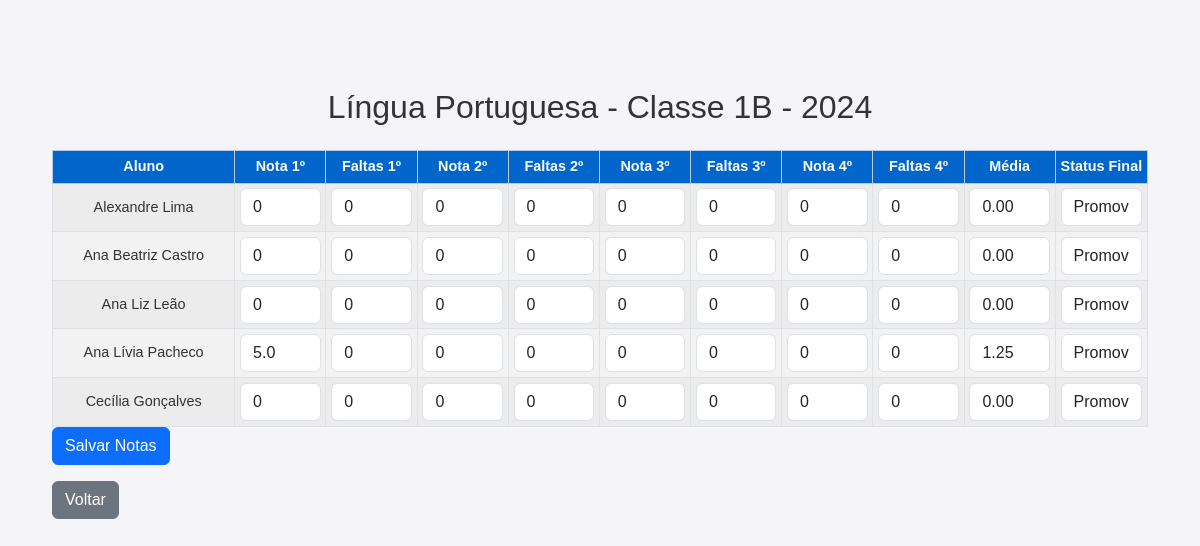
/turma/2/disciplina/2/adicionar_notas/ (signed in), run on an earlier commit of the app's database.
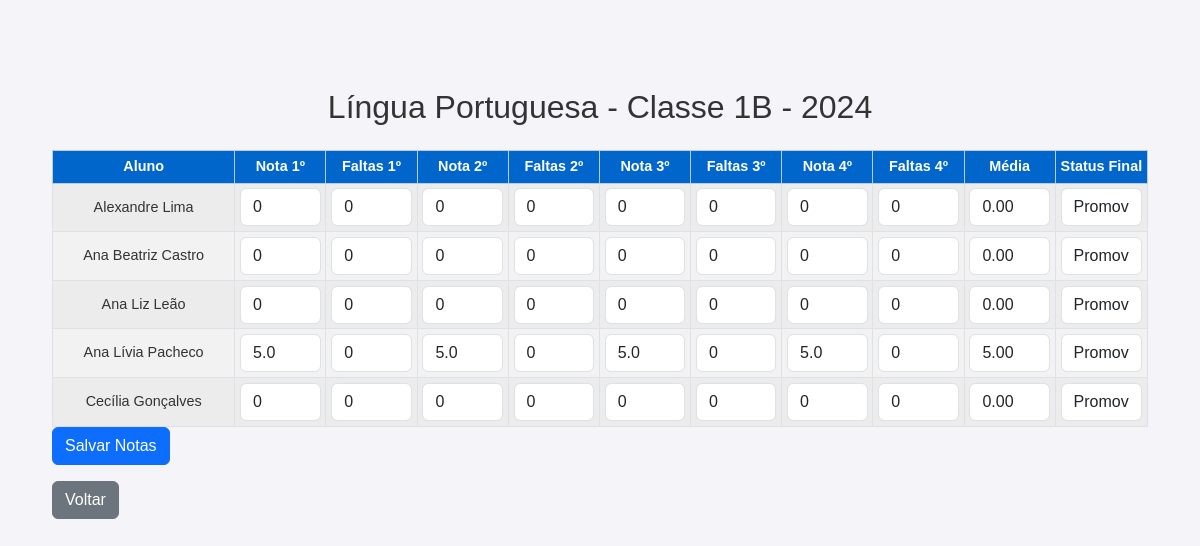
And on a later commit of the database.
### core/models.py (models this page shows, shortened)
class Aluno(models.Model):
    user = models.OneToOneField(User, on_delete=models.CASCADE, related_name='aluno_profile')
    nome = models.CharField(max_length=100)
    rm = models.CharField(max_length=20, unique=True)  # Registro de matrícula único
    ra_rg = models.CharField(max_length=20, blank=True, null=True)  # RA ou RG (opcional)
    data_nascimento = models.DateField()  # Data de nascimento do aluno
    status = models.CharField(
        max_length=11,
        choices=[('ativo', 'Ativo'), ('transferido', 'Transferido'), ('suplente', 'Suplente')],
        default='ativo'
    )
    email_responsavel = models.EmailField(max_length=100, blank=True, null=True)
    telefone_responsavel = models.CharField(max_length=15, blank=True, null=True)

class Nota(models.Model):
    aluno = models.ForeignKey('Aluno', on_delete=models.CASCADE)
    disciplina = models.ForeignKey('Disciplina', on_delete=models.CASCADE)
    nota_bimestre1 = models.FloatField(default=0)
    faltas_bimestre1 = models.IntegerField(default=0)
    nota_bimestre2 = models.FloatField(default=0)
    faltas_bimestre2 = models.IntegerField(default=0)
    nota_bimestre3 = models.FloatField(default=0)
    faltas_bimestre3 = models.IntegerField(default=0)
    nota_bimestre4 = models.FloatField(default=0)
    faltas_bimestre4 = models.IntegerField(default=0)
    media_final = models.FloatField(default=0)
    STATUS_CHOICES = [
        ('P', 'Promovido'),
        ('PC', 'Promovido pelo conselho'),
        ('T', 'Transferido'),
        ('R', 'Retido'),
        ('NC', 'Não Comparecimento'),
        ('AB', 'Abandono'),
        ('RC', 'Reclassificado'),
        ('RM', 'Remanejado'),
    ]
    status_final = models.CharField(max_length=2, choices=STATUS_CHOICES, default='P')

### core/views.py (the view, shortened to what this page needs)
# urls.py: path('turma/<int:turma_id>/disciplina/<int:disciplina_id>/adicionar_notas/', views.adicionar_notas, name='adicionar_notas'),
@login_required
def adicionar_notas(request, turma_id, disciplina_id):
    turma = get_object_or_404(Turma, id=turma_id)
    disciplina = get_object_or_404(Disciplina, id=disciplina_id)
    alunos = turma.alunos.all().order_by('nome')
    alunos_notas = [(aluno, Nota.objects.filter(aluno=aluno, disciplina=disciplina).first()) for aluno in alunos]
    return render(request, 'core/adicionar_notas.html', {
        'turma': turma,
        'disciplina': disciplina,
        'alunos_notas': alunos_notas,
        'status_choices': Nota.STATUS_CHOICES  # Passa as opções de status para o template
    })

### core/templates/core/adicionar_notas.html (shortened to what the changed rows need)
{% load static %}
<!DOCTYPE html>
<html lang="pt-BR">
<head>
    <link href="https://cdn.jsdelivr.net/npm/bootstrap@5.3.0/dist/css/bootstrap.min.css" rel="stylesheet">
    <link rel="stylesheet" href="{% static 'css/estilos.css' %}">
</head>
<body>
    <div class="container-fluid mt-5">
        <h1 class="text-center mb-4">{{ disciplina.nome }} - Classe {{ turma.classe }} - {{ turma.ano }}</h1>
        <form method="post">
            <div class="table-responsive">
                <table class="table table-striped table-bordered table-custom w-100">
                    <thead class="table-primary">
                        <tr>
                            <th class="col-md-2">Aluno</th>
                            <th class="col-md-1">Nota 1º</th>
                            <th class="col-md-1">Faltas 1º</th>
                            <th class="col-md-1">Nota 2º</th>
                            <th class="col-md-1">Faltas 2º</th>
                            <th class="col-md-1">Nota 3º</th>
                            <th class="col-md-1">Faltas 3º</th>
                            <th class="col-md-1">Nota 4º</th>
                            <th class="col-md-1">Faltas 4º</th>
                            <th class="col-md-1">Média</th>
                            <th class="col-md-2">Status Final</th>
                        </tr>
                    </thead>
                    <tbody>
                        {% for aluno, nota in alunos_notas %}
                        <tr>
                            <td>{{ aluno.nome }}</td>
                            <td><input type="number" step="0.5" name="nota_bimestre1_{{ aluno.id }}" value="{{ nota.nota_bimestre1|default:0 }}" class="form-control nota" data-aluno-id="{{ aluno.id }}"></td>
                            <td><input type="number" name="faltas_bimestre1_{{ aluno.id }}" value="{{ nota.faltas_bimestre1|default:0 }}" class="form-control"></td>
                            <td><input type="number" step="0.5" name="nota_bimestre2_{{ aluno.id }}" value="{{ nota.nota_bimestre2|default:0 }}" class="form-control nota" data-aluno-id="{{ aluno.id }}"></td>
                            <td><input type="number" name="faltas_bimestre2_{{ aluno.id }}" value="{{ nota.faltas_bimestre2|default:0 }}" class="form-control"></td>
                            <td><input type="number" step="0.5" name="nota_bimestre3_{{ aluno.id }}" value="{{ nota.nota_bimestre3|default:0 }}" class="form-control nota" data-aluno-id="{{ aluno.id }}"></td>
                            <td><input type="number" name="faltas_bimestre3_{{ aluno.id }}" value="{{ nota.faltas_bimestre3|default:0 }}" class="form-control"></td>
                            <td><input type="number" step="0.5" name="nota_bimestre4_{{ aluno.id }}" value="{{ nota.nota_bimestre4|default:0 }}" class="form-control nota" data-aluno-id="{{ aluno.id }}"></td>
                            <td><input type="number" name="faltas_bimestre4_{{ aluno.id }}" value="{{ nota.faltas_bimestre4|default:0 }}" class="form-control"></td>
                            <td><input type="text" name="media_final_{{ aluno.id }}" value="{{ nota.media_final|default:0 }}" class="form-control media-final" readonly></td>
                            <td>
                                <select name="status_final_{{ aluno.id }}" class="form-control">
                                    {% for value, label in status_choices %}
                                        <option value="{{ value }}" {% if nota.status_final == value %}selected{% endif %}>{{ label }}</option>
                                    {% endfor %}
                                </select>
                            </td>
                        </tr>
                        {% empty %}
                        <tr>
                            <td colspan="11" class="text-center">Nenhum aluno cadastrado nesta turma.</td>
                        </tr>
                        {% endfor %}
                    </tbody>
                </table>
            </div>
        </form>
    </div>
</body>
</html>

What changed in the data, as far as the page shows it:
changed through a linked row, Aluno "Ana Lívia Pacheco": nota_bimestre2 "0" → "5.0"; nota_bimestre3 "0" → "5.0"; nota_bimestre4 "0" → "5.0"; media_final "1.25" → "5.00"; id "Promovido" → "Promovido pelo conselho"
